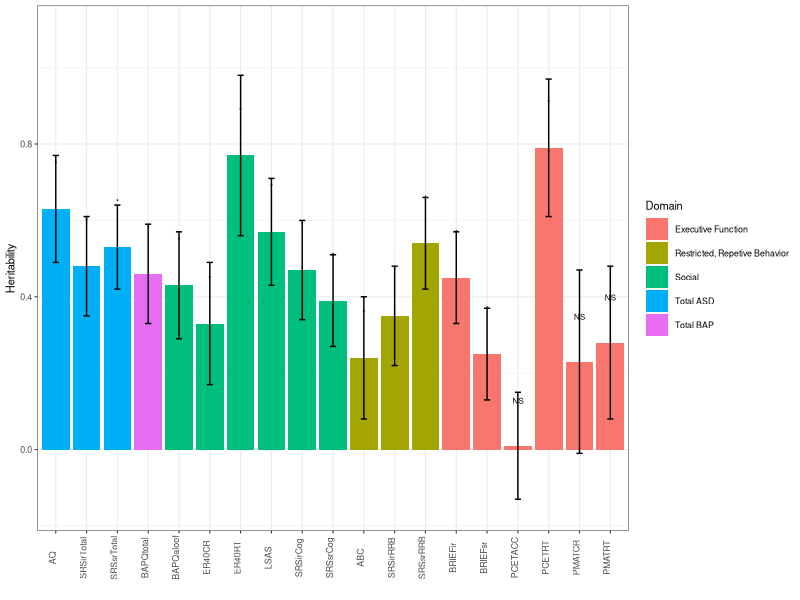

Write R code to recreate this figure.

library(readxl)
library(ggplot2)
library(gridExtra)

get_legend<-function(myggplot){
  tmp <- ggplot_gtable(ggplot_build(myggplot))
  leg <- which(sapply(tmp$grobs, function(x) x$name) == "guide-box")
  legend <- tmp$grobs[[leg]]
  return(legend)
}

setwd("~/Sheets & Scripts/Heritability figures") #set working directory

df <- read_excel("heritability_results_univar_11.6.20.xlsx")
df$stdmin <- df$H2r - df$H2r_stderr
df$stdmax <- df$H2r + df$H2r_stderr


#reorder Variables for x-axis
# order by domain
df$Variable <- factor(df$Variable, levels = c("AQ","SRSirTotal","SRSsrTotal",
                                              "BAPQtotal",
                                              "BAPQaloof","ER40CR","ER40RT",
                                              "LSAS","SRSirCog","SRSsrCog",      
                                              "ABC","SRSirRRB","SRSsrRRB",
                                              "BRIEFir","BRIEFsr",
                                              "PCETACC","PCETRT",
                                              "PMATCR","PMATRT"))   

#create column for labeling each behavioral domain
df$Domain <- c("Social","Social",
               "Executive Function","Executive Function",
               "Executive Function","Executive Function",
               "Total ASD","Social","Total BAP","Social",
               "Executive Function","Social",
               "Restricted, Repetive Behavior","Total ASD",
               "Total ASD","Social","Executive Function",
               "Restricted, Repetive Behavior",
               "Restricted, Repetive Behavior")

png("Figure4.png", width = 6, height = 3, units = 'in', res = 300)
p.byDomain <- ggplot(data=df, aes(x=Variable, y=H2r, fill = Domain, label = ifelse(p < 0.05, "*", "NS"))) +
  geom_bar(stat="identity", position=position_dodge()) +
  ylim (-0.15, 1.1) +
  geom_errorbar(aes(ymin=stdmin, ymax=stdmax), width=.2,position=position_dodge(.9)) +
  geom_text(vjust = -7, size = 2) +
  theme_bw(base_size = 8)+
  theme(axis.text.x = element_text(angle = 90, vjust = 0))+
  ylab("Heritability")+
  xlab(" ")
p.byDomain
dev.off()